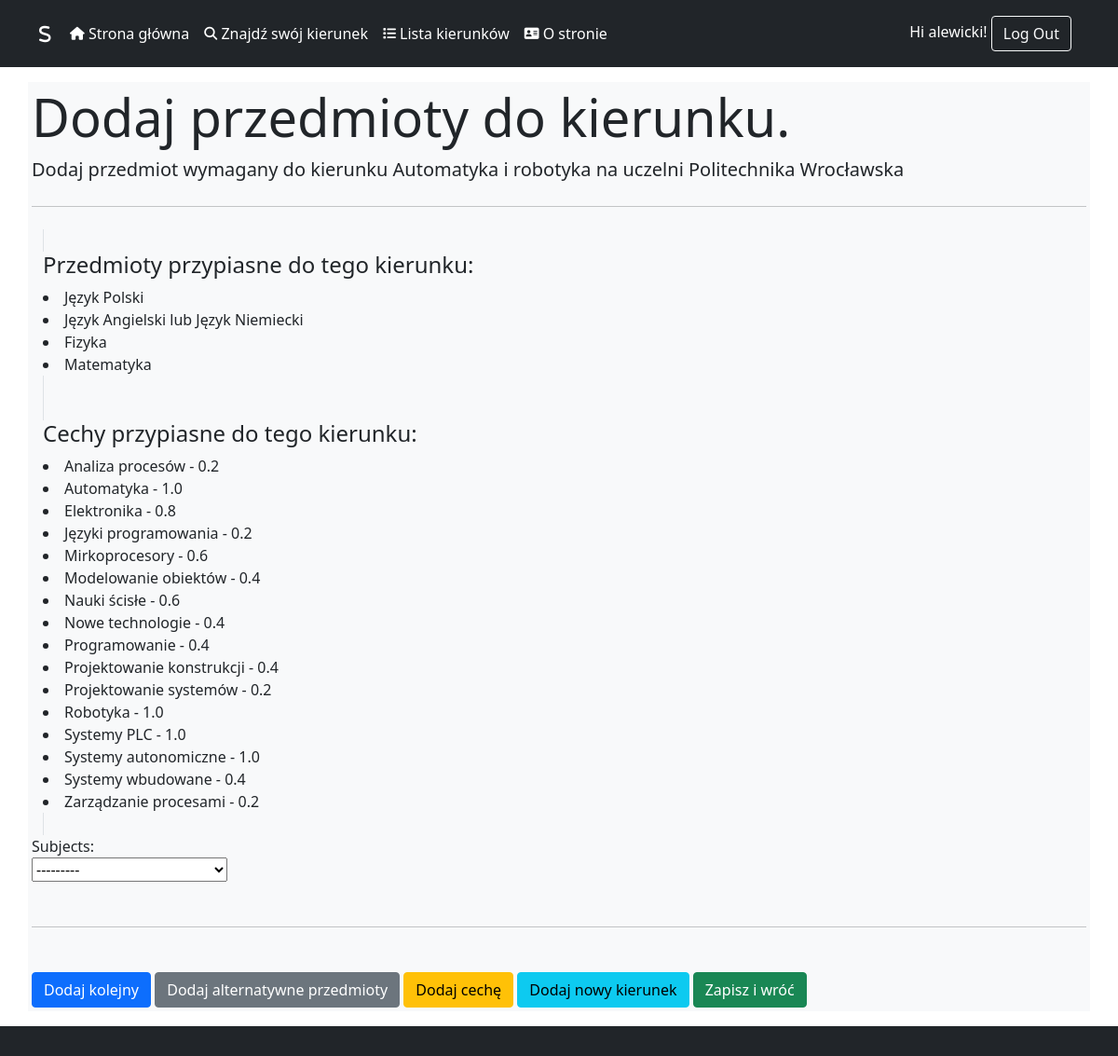
The page /AddSubjectsToFieldView/5/ (signed in) on the database its author committed.
### supporting_system/models.py (models this page shows, shortened)
class Field_of_Study(models.Model):
    DEGREES = (
        ('Licencjat', 'Licencjat'),
        ('Inżynier', 'Inżynier'),
        ('Magister', 'Magister'),
        ('Jednolite', 'Jednolite')
    )
    STUDY_MODE = (
        ('Stacjonarne','Stacjonarne'),
        ('Niestacjonarne', 'Niestacjonarne'),
        ('Stacjonarne i niestacjonarne', 'Stacjonarne i niestacjonarne')
    )
    name = models.CharField(max_length=100, default='Nieznane studia')
    degree = models.CharField(max_length=20, choices=DEGREES)
    study_mode = models.CharField(max_length=30, choices=STUDY_MODE)
    language = models.CharField(max_length=20,default='Polski')
    university = models.ForeignKey("University", on_delete=models.CASCADE, to_field='id')
    description = models.TextField(max_length=1000)
    link_to_site = models.CharField(max_length=255, default='Brak linku do strony')
    class Meta:
        verbose_name_plural = 'Field of Studies'

class University(models.Model):
    TYPES = (
        ('Uniwersytet','Uniwersytet'),
        ('Akademia Wychowania Fizycznego','Akademia Wychowania Fizycznego'),
        ('Uczelnia Ekonomiczna','Uczelnia Ekonomiczna'),
        ('Uczelnia Pedagogiczna','Uczelnia Pedagogiczna'),
        ('Uczelnia Przyrodniczo-Rolnicza','Uczelnia Przyrodniczo-Rolnicza'),
        ('Uczelnia Techniczna','Uczelnia Techniczna')
    )
    name = models.CharField(max_length=200, default='Nieznany Uniwersytet')
    city = models.CharField(max_length=50, default='Nieznane Miasto')
    type = models.CharField(max_length=30, choices=TYPES)
    rank_overall = models.IntegerField(default=0)
    rank_in_type = models.IntegerField(default=0)
    link_to_site =  models.CharField(max_length=255, default='Brak linku do strony')
    class Meta:
        verbose_name_plural = 'Universities'

class Subjects(models.Model):
    subject = models.CharField(max_length=80, default='Nieznany Przedmiot')
    class Meta:
        verbose_name_plural = 'Subjects'
    def __str__(self):
        return f'{self.subject}'

### supporting_system/views.py (the view, shortened to what this page needs)
# urls.py: path('AddSubjectsToFieldView/<str:field_of_study_id>/', AddSubjectsToFieldView.as_view(), name='AddSubjectsToFieldView'),
class AddSubjectsToFieldView(LoginRequiredMixin, FormView):
    template_name = 'supporting_system/add_subject_view.html'
    form_class = ExamSubjectForm
    def get_initial(self):
        initial = super().get_initial()
        field_of_study_id = self.kwargs.get('field_of_study_id')
        if field_of_study_id:
            try:
                field_of_study = Field_of_Study.objects.get(id=field_of_study_id)
                initial['field_of_study'] = field_of_study
            except Field_of_Study.DoesNotExist:
                pass
        return initial

### supporting_system/forms.py
class ExamSubjectForm(forms.ModelForm):
    class Meta:
        model = Exam_Subjects
        fields = ['field_of_study','subject']

### supporting_system/models.py (called while the page is built)
    def __str__(self):
        return f'{self.attribute}'

### supporting_system/templatetags/tags.py (called while the page is built)
@register.filter(name='return_field_of_study')
def return_field_of_study(id):
    obj = Field_of_Study.objects.get(id=id)
    return f'{obj.name} na uczelni {obj.university.name}'

@register.filter(name='return_characteristics_of_given_field')
def return_characteristics_of_given_field(id):
    obj = Characteristics.objects.filter(field_of_study=id).all().order_by('attribute__attribute')
    to_display = []
    for attribiute in obj:
        to_display.append(f'{attribiute.attribute} - {attribiute.fit}')
    return to_display

@register.filter(name='return_subjects_with_alternatives_of_given_field')
def return_subject_with_alternatives_of_given_field(id):
    obj = Exam_Subjects.objects.filter(field_of_study=id).all().order_by('subject')
    to_display = []
    for attribiute in obj:
        try:
            alternative_obj = Alternative_Exam_Subjects.objects.filter(main_subject=attribiute.id).all().order_by('subject__subject')
            temp_string = f'{attribiute.subject.subject}'
            for alternative_subject in alternative_obj:
                temp_string += f' lub {alternative_subject.subject.subject}'
            to_display.append(temp_string)
        except Alternative_Exam_Subjects.DoesNotExist:
            to_display.append(attribiute.subject.subject)
    if to_display == []:
        to_display = None
    return to_display

@register.filter(name='check_if_discover_url')
def check_if_discover_url(url):
    if 'Discover' in url:
        return True
    else:
        return False

### supporting_system/templates/supporting_system/add_subject_view.html (shortened to what this page needs)
{% extends "base.html" %}
{% load tags %}
{% block content %}
<div class="jumbotron">
    <h2 class="display-4">Dodaj przedmioty do kierunku.</h2>
    <p class="lead">Dodaj przedmiot wymagany do kierunku {{ form.field_of_study.value|return_field_of_study }}</p>
    <hr class="my-4">
</div>
<div class="container">
    <span class="border">
        <h4>Przedmioty przypiasne do tego kierunku:</h4>
        {%for subject in form.field_of_study.value|return_subjects_with_alternatives_of_given_field %}
            <li>{{ subject }}</li>
        {% endfor %}
    </span>
</div>
<div class="container">
    <span class="border">
        <h4>Cechy przypiasne do tego kierunku:</h4>
        {%for attribute in form.field_of_study.value|return_characteristics_of_given_field %}
            <li>{{ attribute }}</li>
        {%  endfor %}
    </span>
</div>
<form method="post" enctype="multipart/form-data">
    <div class="form-group">
        <div class="col">
           <label for="{{ form.subject.id_for_label }}">Subjects:</label>
        </div>
        <div class="col">
            {{ form.subject }}
        </div>
    </div>
    <br>
    <hr class="my-4">
    <br>
    <div class="btn-group-justified">
        <button type="submit" class="btn btn-primary" name="another">Dodaj kolejny</button>
        <button type="submit" class="btn btn-secondary" name="alternative">Dodaj alternatywne przedmioty</button>
        <button type="submit" class="btn btn-warning" name="characteristics">Dodaj cechę</button>
        <button type="submit" class="btn btn-info" name="field">Dodaj nowy kierunek</button>
        <button type="submit" class="btn btn-success" name="save">Zapisz i wróć</button>
    </div>
</form>
{% endblock %}

### static/templates/base.html (shortened to what this page needs)
{% load static %}
{% load tags %}
<!DOCTYPE html>
<html lang="en">
<head>
    <link href="https://cdn.jsdelivr.net/npm/bootstrap@5.0.2/dist/css/bootstrap.min.css" rel="stylesheet">
    <link rel="stylesheet" href="{% static 'css/style.css' %}" type="'text/css" media="all"/>
</head>
<body>
  <header class="p-3 bg-dark text-white">
      <div class="container">
        <div class="d-flex flex-wrap align-items-center justify-content-center justify-content-lg-start">
          <a href="{% url 'MainPageView' %}" class="d-flex align-items-center mb-2 mb-lg-0 text-white text-decoration-none">
            <i class="fa-solid fa-s fa-lg fa-beat" style="color: #ffffff;"></i>  &nbsp; &nbsp;
          </a>
          <ul class="nav col-12 col-lg-auto me-lg-auto mb-2 justify-content-center mb-md-0">
            <li> <a href="{% url 'MainPageView' %}" class="nav-link px-2 {% if request.resolver_match.url_name == 'MainPageView' %}text-info{% else %}text-white{% endif %}"><i class="fa-solid fa-house fa-sm"></i> Strona główna</a></li>
            <li> <a href="{% url 'DiscoverView' %}" class="nav-link px-2 {% if request.resolver_match.url_name|check_if_discover_url %}text-info{% else %}text-white{% endif %}"><i class="fa-solid fa-magnifying-glass fa-sm"></i> Znajdź swój kierunek</a></li>
            <li> <a href="{% url 'FieldListView' %}" class="nav-link px-2 {% if request.resolver_match.url_name == 'FieldListView' %}text-info{% else %}text-white{% endif %}"><i class="fa-solid fa-list fa-sm"></i> Lista kierunków</a></li>
            <li> <a href="{% url 'AboutView' %}" class="nav-link px-2 {% if request.resolver_match.url_name == 'AboutView' %}text-info{% else %}text-white{% endif %}"><i class="fa-solid fa-address-card fa-sm"></i> O stronie</a></li>
        </ul>
          <div class="text-end">
              {% if user.is_authenticated %}
                  Hi {{ user.username }}!
                  <button type="button" class="btn btn-outline-light me-2" onclick="document.location='{% url 'logout' %}';">Log Out</button>
              {% else %}
                  <button type="button" class="btn btn-outline-light me-2" onclick="document.location='{% url 'login' %}';">Login</button>
              {% endif %}
          </div>
        </div>
      </div>
    </header>
    <div class="container my-3 mx-auto p-1 bg-light">
        {% block content %}
        {% endblock %}
    </div>
    <footer class="p-3 bg-dark text-white">
  </footer>
</body>
</html>

### rows shown on the page
Field_of_Study: field_of_study.value|return_field_of_study "Automatyka i robotyka na uczelni Politechnika Wrocławska"
Subjects: value "Język Polski", subject "---------"
Subjects: value "Fizyka"
Subjects: value "Matematyka"

### other values the page prints
{{ user.username }} "alewicki"
{{ subject }} "Język Angielski lub Język Niemiecki"
{{ attribute }} "Analiza procesów - 0.2" "Automatyka - 1.0" "Elektronika - 0.8" "Języki programowania - 0.2" "Mirkoprocesory - 0.6" "Modelowanie obiektów - 0.4" "Nauki ścisłe - 0.6" "Nowe technologie - 0.4" "Programowanie - 0.4" "Projektowanie konstrukcji - 0.4" "Projektowanie systemów - 0.2" "Robotyka - 1.0" "Systemy PLC - 1.0" "Systemy autonomiczne - 1.0" "Systemy wbudowane - 0.4" "Zarządzanie procesami - 0.2"
